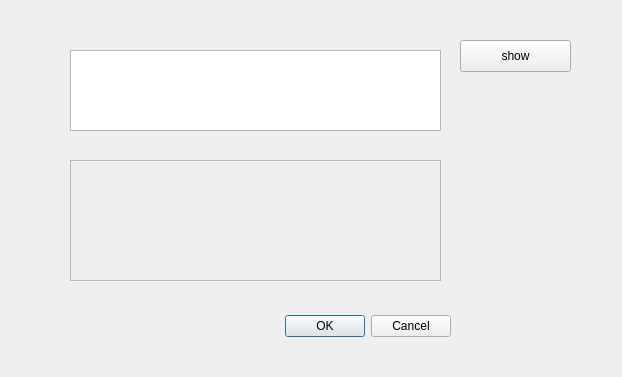
<?xml version="1.0" encoding="UTF-8"?>
<ui version="4.0">
 <class>EditLaTeXDialog</class>
 <widget class="QDialog" name="EditLaTeXDialog">
  <property name="geometry">
   <rect>
    <x>0</x>
    <y>0</y>
    <width>622</width>
    <height>377</height>
   </rect>
  </property>
  <property name="windowTitle">
   <string>LaTeX Editor</string>
  </property>
  <widget class="QDialogButtonBox" name="buttonBox">
   <property name="geometry">
    <rect>
     <x>110</x>
     <y>310</y>
     <width>341</width>
     <height>32</height>
    </rect>
   </property>
   <property name="orientation">
    <enum>Qt::Horizontal</enum>
   </property>
   <property name="standardButtons">
    <set>QDialogButtonBox::Cancel|QDialogButtonBox::Ok</set>
   </property>
  </widget>
  <widget class="QPlainTextEdit" name="plainTextEdit">
   <property name="geometry">
    <rect>
     <x>70</x>
     <y>50</y>
     <width>371</width>
     <height>81</height>
    </rect>
   </property>
  </widget>
  <widget class="QPushButton" name="pushButton">
   <property name="geometry">
    <rect>
     <x>460</x>
     <y>40</y>
     <width>111</width>
     <height>32</height>
    </rect>
   </property>
   <property name="text">
    <string>show</string>
   </property>
  </widget>
  <widget class="QFrame" name="webframe">
   <property name="geometry">
    <rect>
     <x>70</x>
     <y>160</y>
     <width>371</width>
     <height>121</height>
    </rect>
   </property>
   <property name="frameShape">
    <enum>QFrame::StyledPanel</enum>
   </property>
   <property name="frameShadow">
    <enum>QFrame::Raised</enum>
   </property>
  </widget>
 </widget>
 <resources/>
 <connections>
  <connection>
   <sender>buttonBox</sender>
   <signal>accepted()</signal>
   <receiver>EditLaTeXDialog</receiver>
   <slot>accept()</slot>
   <hints>
    <hint type="sourcelabel">
     <x>248</x>
     <y>254</y>
    </hint>
    <hint type="destinationlabel">
     <x>157</x>
     <y>274</y>
    </hint>
   </hints>
  </connection>
  <connection>
   <sender>buttonBox</sender>
   <signal>rejected()</signal>
   <receiver>EditLaTeXDialog</receiver>
   <slot>reject()</slot>
   <hints>
    <hint type="sourcelabel">
     <x>316</x>
     <y>260</y>
    </hint>
    <hint type="destinationlabel">
     <x>286</x>
     <y>274</y>
    </hint>
   </hints>
  </connection>
 </connections>
</ui>
